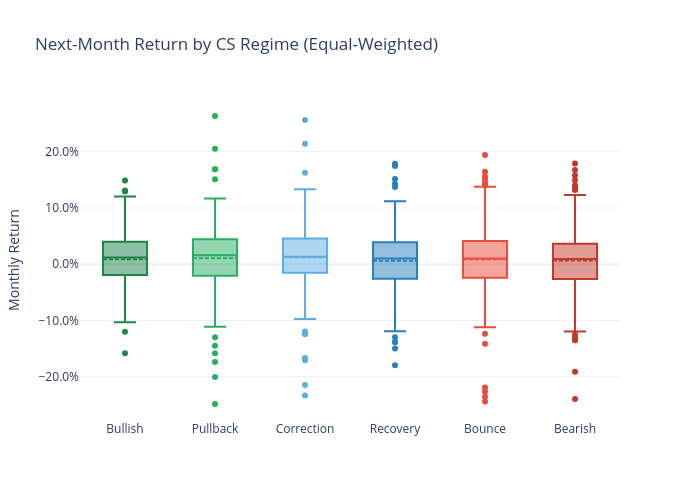
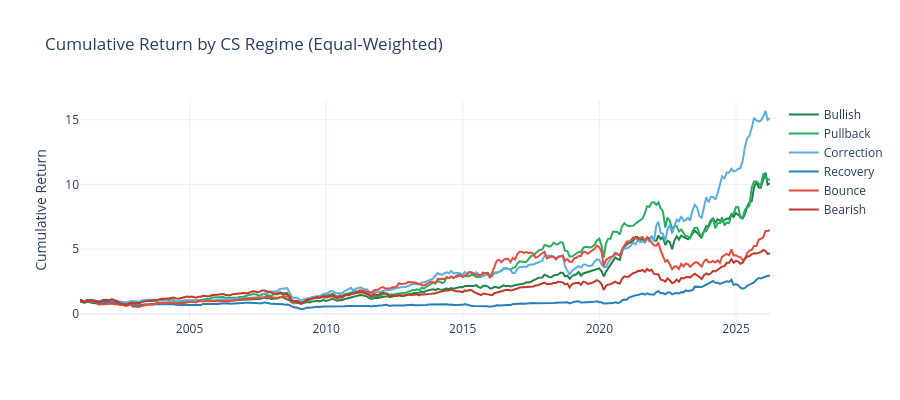

Here is the notebook cell these charts were saved with, in order:
### Code cell
# 국면별 익월 평균수익률
monthly_ret_1m = monthly_prices.pct_change(1).shift(-1)  # index T에 T→T+1 수익률

regime_returns = {}
for regime_name in ALL_REGIMES:
    mask = regime_df == regime_name
    # 국면에 해당하는 종목들의 익월 수익률만 추출 → 동일가중 평균
    regime_returns[regime_name] = monthly_ret_1m[mask].mean(axis=1)

regime_ret_df = pd.DataFrame(regime_returns).dropna(how='all')

# 요약 통계
# 전체 평균 (모든 국면 통합 동일가중)
all_ret = monthly_ret_1m[regime_df.notna()].mean(axis=1)

summary_stats = pd.DataFrame({
    'Mean (ann.)': regime_ret_df.mean() * 12,
    'Median (monthly)': regime_ret_df.median(),
    'Std (ann.)': regime_ret_df.std() * np.sqrt(12),
    'Sharpe': (regime_ret_df.mean() * 12) / (regime_ret_df.std() * np.sqrt(12)),
    'Obs': regime_ret_df.count(),
})
# All row
summary_stats.loc['All'] = [
    all_ret.mean() * 12,
    all_ret.median(),
    all_ret.std() * np.sqrt(12),
    (all_ret.mean() * 12) / (all_ret.std() * np.sqrt(12)),
    all_ret.count(),
]
print("=== 국면별 익월 수익률 통계 (Cross-Sectional) ===")
print(summary_stats.to_string(formatters={
    'Mean (ann.)': '{:.2%}'.format,
    'Median (monthly)': '{:.2%}'.format,
    'Std (ann.)': '{:.2%}'.format,
    'Sharpe': '{:.2f}'.format,
    'Obs': '{:.0f}'.format,
}))

# 박스플롯
fig = go.Figure()
for regime_name in ALL_REGIMES:
    color = REGIME_COLORS[regime_name]
    vals = regime_ret_df[regime_name].dropna()
    fig.add_trace(go.Box(
        y=vals, name=regime_name,
        marker_color=color, line_color=color,
        boxmean=True,
    ))

fig.update_layout(
    title='Next-Month Return by CS Regime (Equal-Weighted)',
    yaxis=dict(tickformat='.1%', title='Monthly Return'),
    template='plotly_white',
    height=500, width=700,
    showlegend=False,
)
fig.show()

# 누적수익률 시계열
fig2 = go.Figure()
for regime_name in ALL_REGIMES:
    color = REGIME_COLORS[regime_name]
    cumret = (1 + regime_ret_df[regime_name].fillna(0)).cumprod()
    fig2.add_trace(go.Scatter(
        x=cumret.index, y=cumret.values,
        name=regime_name, line=dict(color=color, width=2),
    ))

fig2.update_layout(
    title='Cumulative Return by CS Regime (Equal-Weighted)',
    yaxis_title='Cumulative Return',
    template='plotly_white',
    height=400, width=900,
)
fig2.show()

### Figure 1 — Plotly figure (JSON) as saved in the notebook; plotly's stock layout.template omitted (floating-point values rounded to 4 significant figures; data arrays with more than 128 entries replaced by an {"elided": "..."} marker saying what was removed)
{"data": [{"boxmean": true, "line": {"color": "#1e8449"}, "marker": {"color": "#1e8449"}, "name": "Bullish", "type": "box", "y": {"elided": "304 float values"}}, {"boxmean": true, "line": {"color": "#27ae60"}, "marker": {"color": "#27ae60"}, "name": "Pullback", "type": "box", "y": {"elided": "267 float values"}}, {"boxmean": true, "line": {"color": "#5dade2"}, "marker": {"color": "#5dade2"}, "name": "Correction", "type": "box", "y": {"elided": "254 float values"}}, {"boxmean": true, "line": {"color": "#2980b9"}, "marker": {"color": "#2980b9"}, "name": "Recovery", "type": "box", "y": {"elided": "245 float values"}}, {"boxmean": true, "line": {"color": "#e74c3c"}, "marker": {"color": "#e74c3c"}, "name": "Bounce", "type": "box", "y": {"elided": "272 float values"}}, {"boxmean": true, "line": {"color": "#c0392b"}, "marker": {"color": "#c0392b"}, "name": "Bearish", "type": "box", "y": {"elided": "304 float values"}}], "layout": {"height": 500, "showlegend": false, "title": {"text": "Next-Month Return by CS Regime (Equal-Weighted)"}, "width": 700, "yaxis": {"tickformat": ".1%", "title": {"text": "Monthly Return"}}}}

### Figure 2 — Plotly figure (JSON) as saved in the notebook; plotly's stock layout.template omitted (floating-point values rounded to 4 significant figures; data arrays with more than 128 entries replaced by an {"elided": "..."} marker saying what was removed)
{"data": [{"line": {"color": "#1e8449", "width": 2}, "name": "Bullish", "type": "scatter", "x": {"elided": "304 str values"}, "y": {"elided": "304 float values"}}, {"line": {"color": "#27ae60", "width": 2}, "name": "Pullback", "type": "scatter", "x": {"elided": "304 str values"}, "y": {"elided": "304 float values"}}, {"line": {"color": "#5dade2", "width": 2}, "name": "Correction", "type": "scatter", "x": {"elided": "304 str values"}, "y": {"elided": "304 float values"}}, {"line": {"color": "#2980b9", "width": 2}, "name": "Recovery", "type": "scatter", "x": {"elided": "304 str values"}, "y": {"elided": "304 float values"}}, {"line": {"color": "#e74c3c", "width": 2}, "name": "Bounce", "type": "scatter", "x": {"elided": "304 str values"}, "y": {"elided": "304 float values"}}, {"line": {"color": "#c0392b", "width": 2}, "name": "Bearish", "type": "scatter", "x": {"elided": "304 str values"}, "y": {"elided": "304 float values"}}], "layout": {"height": 400, "title": {"text": "Cumulative Return by CS Regime (Equal-Weighted)"}, "width": 900, "yaxis": {"title": {"text": "Cumulative Return"}}}}
